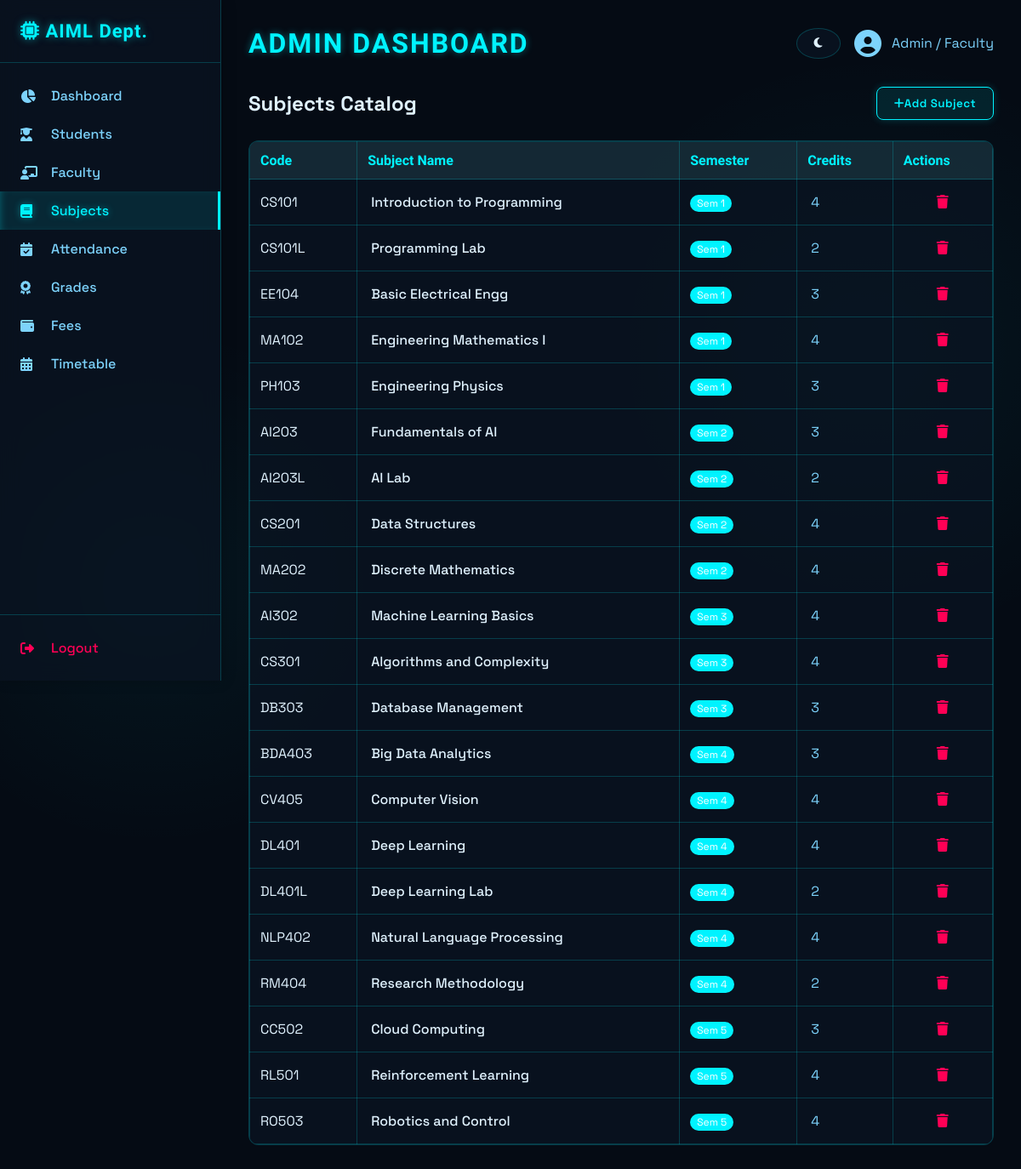
The page /subjects/ (signed in) on the database its author committed.
### tables this page shows
CREATE TABLE subjects (
        id INTEGER PRIMARY KEY AUTOINCREMENT,
        code TEXT UNIQUE NOT NULL,
        name TEXT NOT NULL,
        semester INTEGER NOT NULL,
        credits INTEGER NOT NULL
    );

### routes/subjects.py (the view)
@subjects_bp.route('/')
def index():
    cur = g.db.cursor()
    cur.execute("SELECT * FROM subjects ORDER BY semester ASC, code ASC")
    subjects = cur.fetchall()
    return render_template('admin/subjects.html', subjects=subjects)

### app.py (called while the page is built)
@app.before_request
def load_user():
    g.user_id = session.get('user_id')
    g.role = session.get('role')
    g.db = get_db_connection()

### database.py (called while the page is built)
def get_db_connection():
    conn = sqlite3.connect(DB_FILE)
    conn.row_factory = sqlite3.Row
    return conn

### routes/subjects.py (called while the page is built)
@subjects_bp.before_request
def require_admin():
    if session.get('role') not in ['admin', 'faculty']:
        flash('Access Denied', 'error')
        return redirect(url_for('dashboard.index'))

### templates/admin/subjects.html (shortened to what this page needs)
{% extends "base_admin.html" %}
{% block content %}
<div class="d-flex justify-content-between align-items-center mb-4">
    <h2>Subjects Catalog</h2>
    <button class="btn btn-primary" style="width: auto;" onclick="document.getElementById('addModal').style.display='flex'">
        <i class="fas fa-plus"></i> Add Subject
    </button>
</div>
<div class="table-container" style="background: var(--card-bg); border-radius: 12px; border: 1px solid var(--border-color); overflow: hidden;">
    <table class="table">
        <thead style="background: rgba(255,255,255,0.05);">
            <tr>
                <th >Code</th>
                <th >Subject Name</th>
                <th >Semester</th>
                <th >Credits</th>
                <th >Actions</th>
            </tr>
        </thead>
        <tbody>
            {% for s in subjects %}
            <tr style="border-bottom: 1px solid var(--border-color);">
                <td >{{ s['code'] }}</td>
                <td style="padding: 16px; font-weight: 500;">{{ s['name'] }}</td>
                <td ><span style="background: var(--accent); color: white; padding: 2px 8px; border-radius: 12px; font-size: 12px;">Sem {{ s['semester'] }}</span></td>
                <td style="padding: 16px; color: var(--text-secondary);">{{ s['credits'] }}</td>
                <td class="text-center">
                    <a href="{{ url_for('subjects.delete', id=s['id']) }}" style="color: var(--danger); text-decoration: none;" onclick="return confirm('Are you sure?')"><i class="fas fa-trash"></i></a>
                </td>
            </tr>
            {% else %}
            <tr>
                <td colspan="5" style="padding: 24px; text-align: center; color: var(--text-secondary);">No subjects found.</td>
            </tr>
            {% endfor %}
        </tbody>
    </table>
</div>
{% endblock %}

### static/css/style.css (style rules this page uses)
:root { --bg-color: #050b14; --card-bg: rgba(10, 20, 35, 0.7); --text-primary: #e0f2fe; --text-secondary: #7dd3fc; --accent: #00f3ff; --accent-rgb: 0, 243, 255; --accent-hover: #00c6d1; --danger: #ff0055; --success: #00ffaa; --warning: #ffb800; --border-color: rgba(0, 243, 255, 0.2); --surface-color: rgba(10, 20, 35, 0.9); }
* { margin: 0; padding: 0; box-sizing: border-box; font-family: 'Space Grotesk', 'Inter', sans-serif; }
body { background-color: var(--bg-color); background-image: radial-gradient(circle at 15% 50%, rgba(var(--accent-rgb), 0.05), transparent 25%), radial-gradient(circle at 85% 30%, rgba(var(--accent-rgb), 0.05), transparent 25%); background-attachment: fixed; color: var(--text-primary); min-height: 100vh; display: flex; }
.btn { display: inline-flex; align-items: center; justify-content: center; padding: 10px 20px; border-radius: 8px; font-weight: 600; text-align: center; cursor: pointer; transition: all 0.3s; border: 1px solid transparent; text-decoration: none; letter-spacing: 0.5px; font-family: 'Space Grotesk', sans-serif; }
.btn-primary { background-color: rgba(var(--accent-rgb), 0.1); color: var(--accent); border-color: var(--accent); width: 100%; box-shadow: 0 0 10px rgba(var(--accent-rgb), 0.2); }
.table { width: 100%; border-collapse: collapse; }
.table th, .table td { padding: 12px; border: 1px solid var(--border-color); }
.table th { background: rgba(var(--accent-rgb), 0.05); text-align: left; font-family: 'Rajdhani', sans-serif; color: var(--accent); }
.text-center { text-align: center !important; }
.d-flex { display: flex; }
.align-items-center { align-items: center; }
.justify-content-between { justify-content: space-between; }
.text-center { text-align: center; }
.mb-4 { margin-bottom: 24px; }
.d-flex { display: flex !important; }

### rows shown on the page
subjects: code "CS101", name "Introduction to Programming", semester "1", credits "4"
subjects: code "CS101L", name "Programming Lab", semester "1", credits "2"
subjects: code "EE104", name "Basic Electrical Engg", semester "1", credits "3"
subjects: code "MA102", name "Engineering Mathematics I", semester "1", credits "4"
subjects: code "PH103", name "Engineering Physics", semester "1", credits "3"
subjects: code "AI203", name "Fundamentals of AI", semester "2", credits "3"
subjects: code "AI203L", name "AI Lab", semester "2", credits "2"
subjects: code "CS201", name "Data Structures", semester "2", credits "4"
subjects: code "MA202", name "Discrete Mathematics", semester "2", credits "4"
subjects: code "AI302", name "Machine Learning Basics", semester "3", credits "4"
subjects: code "CS301", name "Algorithms and Complexity", semester "3", credits "4"
subjects: code "DB303", name "Database Management", semester "3", credits "3"
subjects: code "BDA403", name "Big Data Analytics", semester "4", credits "3"
subjects: code "CV405", name "Computer Vision", semester "4", credits "4"
subjects: code "DL401", name "Deep Learning", semester "4", credits "4"
subjects: code "DL401L", name "Deep Learning Lab", semester "4", credits "2"
subjects: code "NLP402", name "Natural Language Processing", semester "4", credits "4"
subjects: code "RM404", name "Research Methodology", semester "4", credits "2"
subjects: code "CC502", name "Cloud Computing", semester "5", credits "3"
subjects: code "RL501", name "Reinforcement Learning", semester "5", credits "4"
subjects: code "RO503", name "Robotics and Control", semester "5", credits "4"
